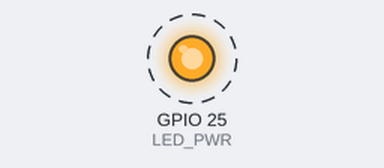
This sketch was run on a simulated ESP32. Shown: output pins drawn as LEDs (lit = HIGH). Dashed ring = blinking.

Above: at 0.5 s.
Timing chart, 0 to 4.6 s (numbered marks = the images above):
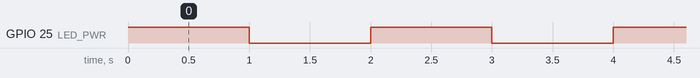

The sketch:

TestLEDPower.ino
```cpp
// How to control the power LED of the Arduino Nano 33 BLE Sense
//
// file: TestLEDPower.ino
//
// The LED is switched on for 1 second and switched off
// for 1 second so that the LED flashes accordingly.

#define LED_PWR 25 // Define the pin for the power LED

void setup() {
    // Initialize the pin as an output
    pinMode(LED_PWR, OUTPUT);
}

void loop() {
    // Turn the LED on
    digitalWrite(LED_PWR, HIGH);
    // Wait for one second
    delay(1000);
    // Turn the LED off
    digitalWrite(LED_PWR, LOW);
    // Wait for one second
    delay(1000);
}
```

Measured:
- by itself, GPIO 25 (LED_PWR): alternates HIGH for 1.0 s and LOW for 1.0 s
